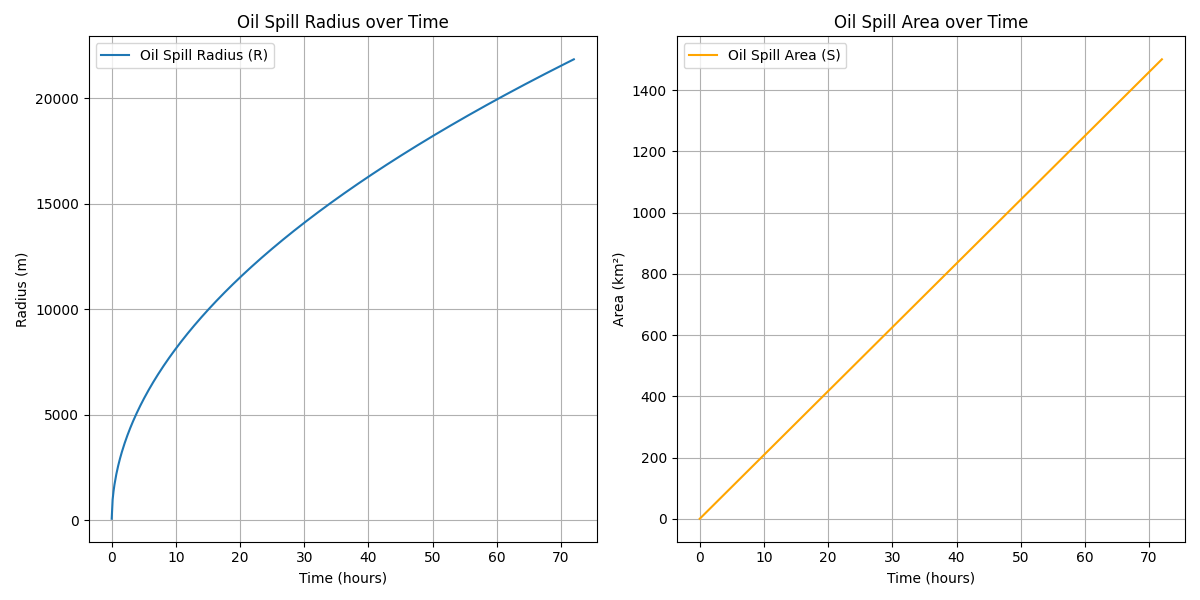

The script that saved this image:
import numpy as np
import matplotlib.pyplot as plt

# --- Constants and Given Values ---
V0 = 200000  # m^3, Volume of spilled oil
R0 = 78      # m, Initial radius of the oil slick
Pa = 1024    # kg/m^3, Density of seawater (1.024 g/cm^3 converted to kg/m^3)
P = 850      # kg/m^3, Density of crude oil (0.85 g/cm^3 converted to kg/m^3)
g = 9.81     # m/s^2, Acceleration due to gravity

# --- Calculate 'v' term ---
# This 'v' is a calculated value based on the formula you provided,
# not a direct velocity in m/s.
v_term = (Pa - P) * V0 / Pa
print(f"Calculated 'v' term: {v_term:.2f}")

# --- Time array ---
# Let's consider time in hours and convert to seconds for calculations.
# We'll plot for a few days to see the spread.
time_hours = np.linspace(0, 72, 500) # From 0 to 72 hours (3 days)
time_seconds = time_hours * 3600     # Convert hours to seconds

# --- Calculate Radius (R) and Area (S) over time ---
R = np.sqrt(4 * time_seconds * np.sqrt(2 * g * v_term / np.pi) + R0**2)
S = R**2 * np.pi

# specific_times_minutes = [20.5, 50, 70.5]

# print("--- Radius (R) at specific times ---")
# for t_minutes in specific_times_minutes:
#     t_second = t_minutes * 60  # Convert minutes to seconds
#     R = np.sqrt(4 * t_second * np.sqrt(2 * g * v_term / np.pi) + R0**2)
#     print(f"Time (min): {t_minutes}, Radius (R): {R:.2f} m")

# --- Plotting ---
plt.figure(figsize=(12, 6))

# Plot for Radius (R)
plt.subplot(1, 2, 1) # 1 row, 2 columns, first plot
plt.plot(time_hours, R, label='Oil Spill Radius (R)')
plt.title('Oil Spill Radius over Time')
plt.xlabel('Time (hours)')
plt.ylabel('Radius (m)')
plt.grid(True)
plt.legend()

# Plot for Area (S)
plt.subplot(1, 2, 2) # 1 row, 2 columns, second plot
plt.plot(time_hours, S / (10**6), label='Oil Spill Area (S)', color='orange')
plt.title('Oil Spill Area over Time')
plt.xlabel('Time (hours)')
plt.ylabel('Area (km²)') # Display area in km^2 for better readability
plt.grid(True)
plt.legend()

plt.tight_layout() # Adjust layout to prevent overlapping titles/labels
plt.savefig('oil-spill-simu.png')
plt.show()